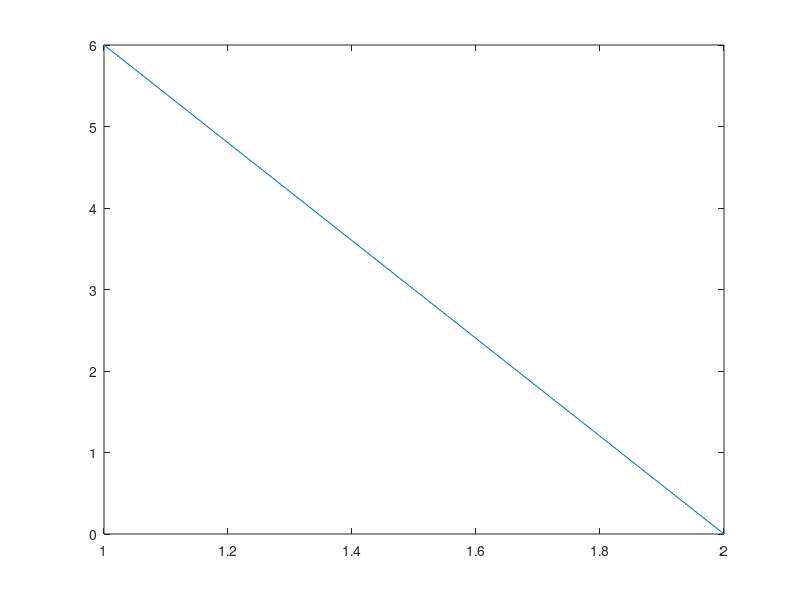

This figure's MATLAB source:
clear all; close all;

% Params
n = 3;
a = 5;
u = 1;
mu = 500;
p = 0.0002;

% Constants
T = 1000;

% Initialize data
S = zeros(6, T); % Species at time t
S(1:end, 1) =  1;
R = zeros(n, 1); % Metabolites
N = zeros(T, 1); % Total number of species at time t

% Step in time
for t = 1:T
    N(t) = sum(S(:, t));
    if (N(t) == 0)
        break;
    end
    % Generate a time interval
    dt = exprnd(1/N(t), N(t), 1);
    
    % Inflow of metabolites
    R(u) = R(u) + mu*dt(u);
    
    for k = 1:N(t)
        
        % Select one individual
        s = randsample(1:length(S(:, t)), 1, 1, S(:, t));
%         disp(s);
        % Calculating chosen organisms speciess = 5;
        c = 0;
        for ii = 1:n
            for jj = ii:n
                if (c < s)
                    c = c + 1;
                    i = ii;
                    j = jj;
                else
                    jj = n;
                    ii = n;
                end
            end
        end
%         disp(i);
%         disp(j);
%         disp(' ');
        % Reproduce
        if (i == j)
            q = (R(i)./(a + R(i))).*((R(i) - 1)./(a + R(i) - 1));
        else
            q = (R(i)./(a + R(i))).*(R(j)./(a + R(j)));
        end
        
        % If reproduction else death
        m = 0;
        while ( m ~= s )
            m = randi(length(S(:, 1)));
        end
        
        if (rand < q)
            
            if (rand >= p)
                m = s;
            end
            if ((i+j) < (n+1))
                S(m, t+1) = S(m, t) + 1;
                R(i) = R(i+j) + 1;
            elseif ((i+j) == (n+1))
                S(m, t+1) = S(m, t) + 1;
                R(1) = R(1) + 1;
            else
                S(m, t+1) = S(m, t) + 1;
                R(1) = R(1) + 1;
                R(mod((i+j), (n+1))) = R(mod((i+j), (n+1))) + 1;
            end
            % Metabolites consumed during reproduction
            R(i) = R(i) - 1;
            R(j) = R(j) - 1;
        else
            S(s, t+1) = S(s, t) - 1;
        end
        
    end
    % Mutate species
    %     for k = 1:length(S(:,t))
    %        for m = 1:sum(S(k,t))
    %            if rand < p
    %                S(k, t+1) = S(k, t+1) -1;
    %
    %            end
    %        end
    %     end
    
    
end
N(t) = sum(S(:, t));
plot(1:t, N(1:t));